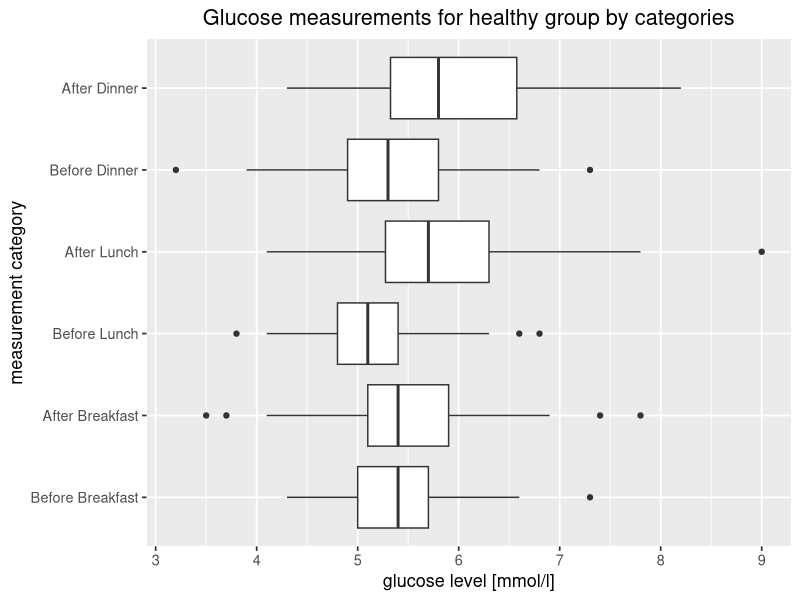

Source code (R):
## ---- chunk 1
library(tidyverse)
library(ggplot2)

healthy_df <- read.csv('data/healthy_patients_glucose.csv', header = TRUE, na.strings = "")

df <- healthy_df %>%
  mutate(type = case_when(
    type == 'BB' ~ 'Before Breakfast',
    type == 'AB' ~ 'After Breakfast',
    type == 'BL' ~ 'Before Lunch',
    type == 'AL' ~ 'After Lunch',
    type == 'BD' ~ 'Before Dinner',
    type == 'AD' ~ 'After Dinner'
  ))
df <- na.omit(df)
df$type <- factor(df$type, levels = c("Before Breakfast", "After Breakfast",
                                      "Before Lunch", "After Lunch",
                                      "Before Dinner", "After Dinner"))
df$glucose <- as.numeric(df$glucose)
ggplot(df, aes(x = type, y = glucose)) +
  geom_boxplot() +
  xlab("measurement category") +
  ylab("glucose level [mmol/l]") +
  ggtitle("Glucose measurements for healthy group by categories") +
  coord_flip() +
  theme_grey(13) +
  theme(plot.title = element_text(hjust = 0.5))
